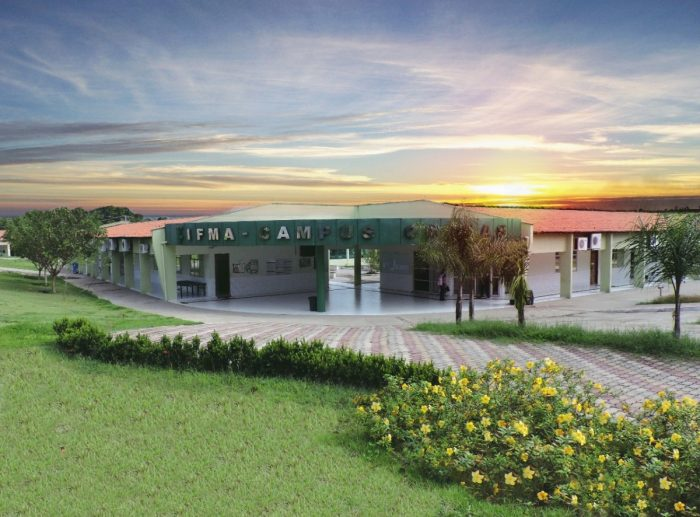
#> input picture ifma-caxias.jpg, 700 x 517 px
$ python '26-Fourier Mask.py'
#> lines starting #> are read from the running program, lines starting #| are printed output that depends on the picture; after the words box and inside, x2 and y2 are one past the last pixel; in counts of white or black regions, pixels touching at a corner belong together
import numpy as np
import cv2

img = cv2.imread('ifma-caxias.jpg',0)
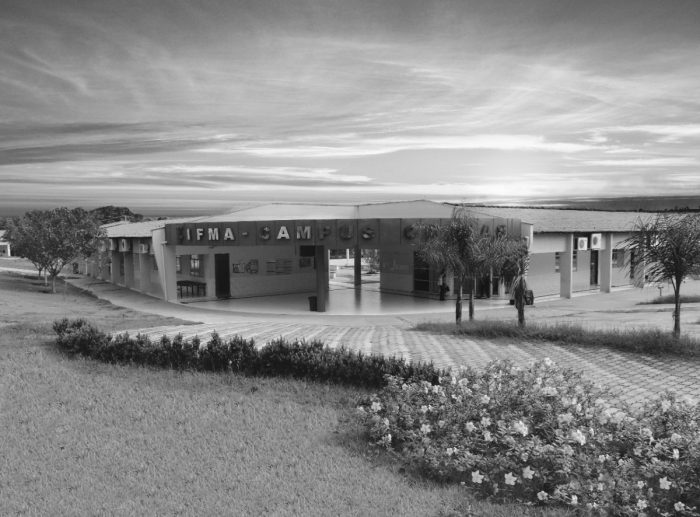
#> img: shape (517, 700); min 14, max 252, mean 137.8

dft = np.fft.fft2(img)
dft_shift = np.fft.fftshift(dft)

magnitude_spectrum = np.log(np.abs(dft_shift))/20
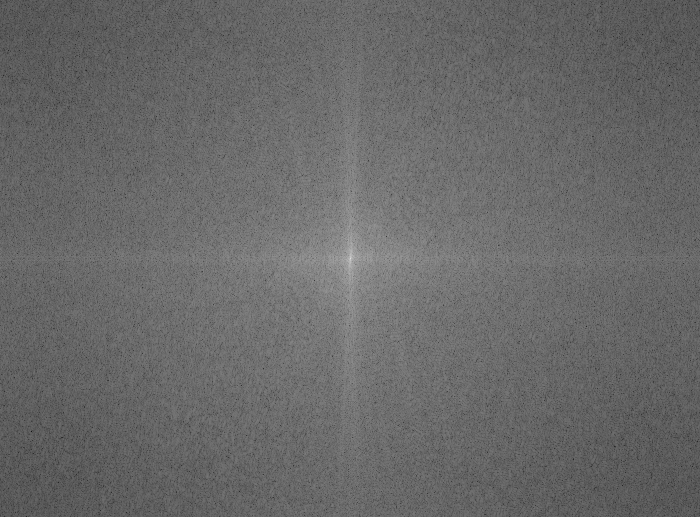
#> magnitude_spectrum: shape (517, 700) float64; min 0.0716, max 0.886, mean 0.412

radius = 32
mask = np.zeros_like(img)
cy = mask.shape[0] // 2
#> cy = 258
cx = mask.shape[1] // 2
#> cx = 350
cv2.circle(mask, (cx,cy), radius, (255,255,255), -1)[0]
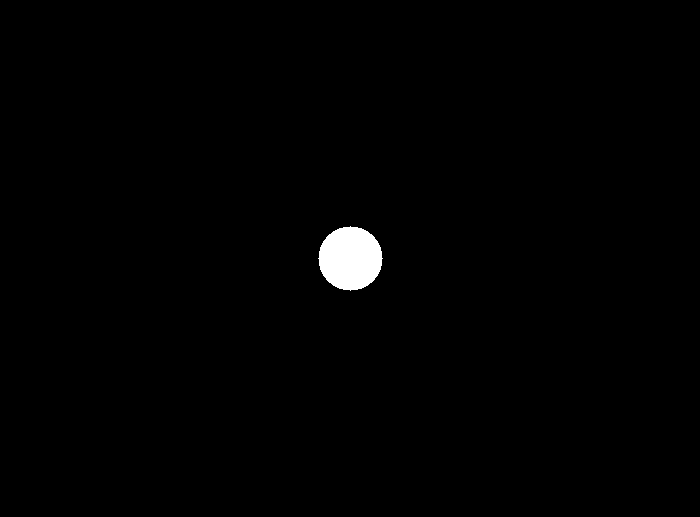
#> mask: shape (517, 700); 0.89% white; 1 white region, box (x1, y1, x2, y2) and area: (318, 226, 383, 291) 3209
mask = 255 - mask
mask = cv2.GaussianBlur(mask, (19,19), 0)

dft_shift_masked = np.multiply(dft_shift,mask) / 255
back_ishift = np.fft.ifftshift(dft_shift)
back_ishift_masked = np.fft.ifftshift(dft_shift_masked)

img_filtered = np.fft.ifft2(back_ishift_masked)
img_filtered = np.abs(3*img_filtered).clip(0,255).astype(np.uint8)
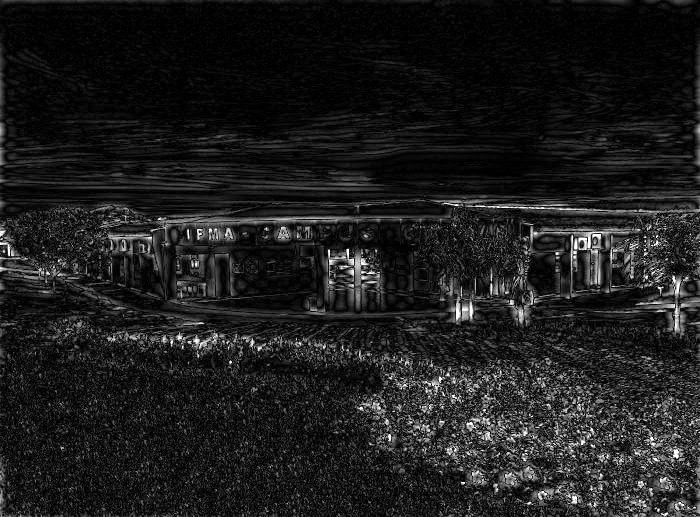
#> img_filtered: shape (517, 700); min 0, max 255, mean 29.6


cv2.imshow("Imagem", img)
cv2.imshow("Espectro", magnitude_spectrum)
cv2.imshow("Mascara", mask)
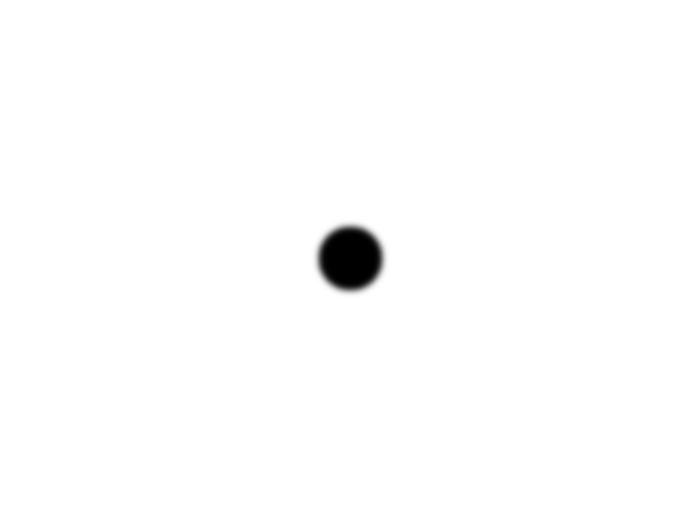
#> window 'Mascara': shape (517, 700); min 0, max 255, mean 252.7
cv2.imshow("Resultado", img_filtered)

cv2.waitKey(0)
cv2.destroyAllWindows()

$ run again, with faces.jpg copied over ifma-caxias.jpg
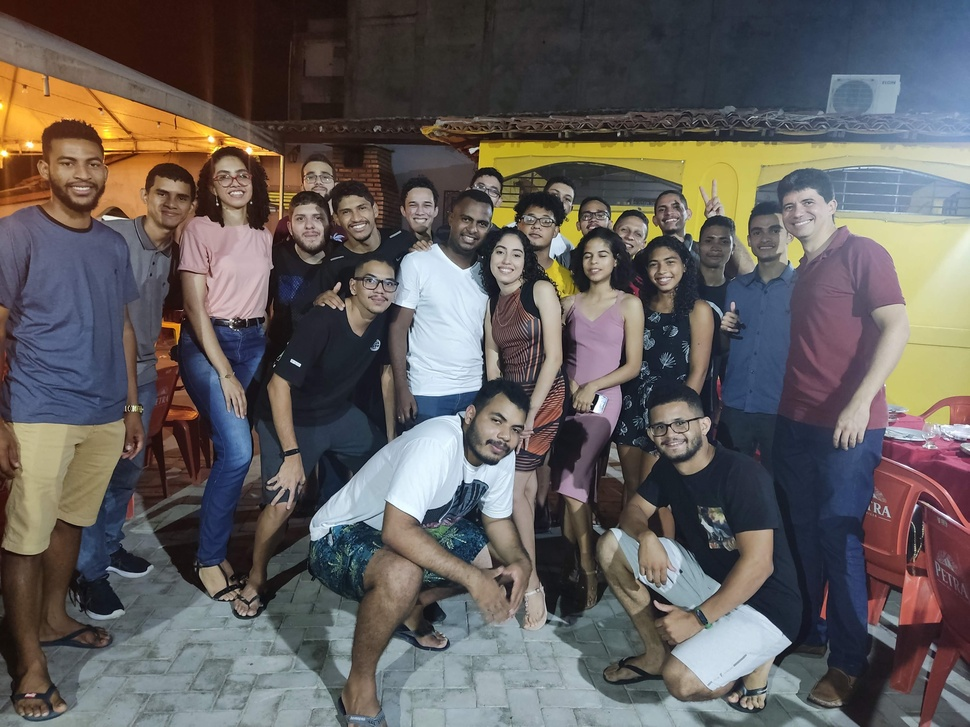
#> input picture faces.jpg, 970 x 727 px, shrunk from 4000 x 3000 before the run
#> `cv2.circle(mask, (cx,cy), radius, (255,255,255), -1)[0]`:
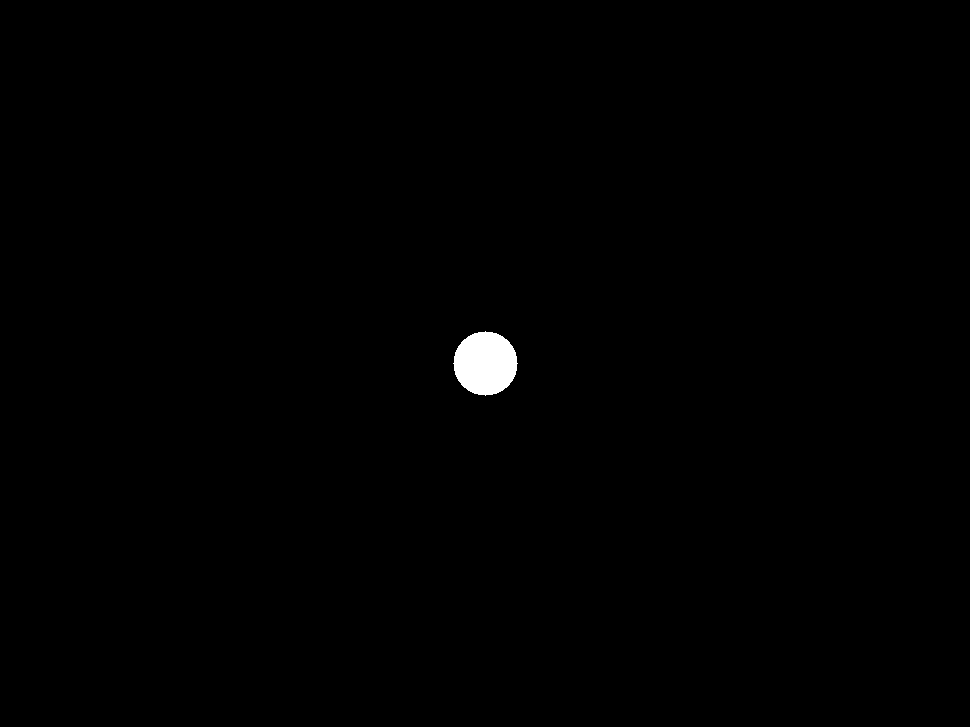
#> mask: shape (727, 970); 0.46% white; 1 white region, box (x1, y1, x2, y2) and area: (453, 331, 518, 396) 3209
#> `cv2.imshow("Mascara", mask)`:
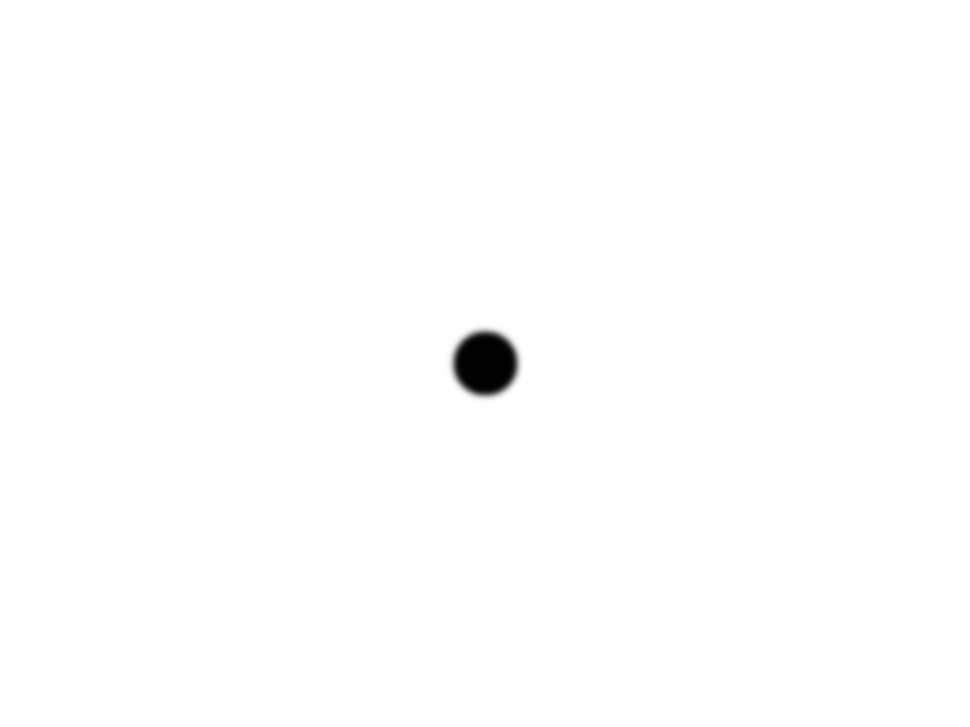
#> window 'Mascara': shape (727, 970); min 0, max 255, mean 253.8

$ run again, with noise.jpg copied over ifma-caxias.jpg
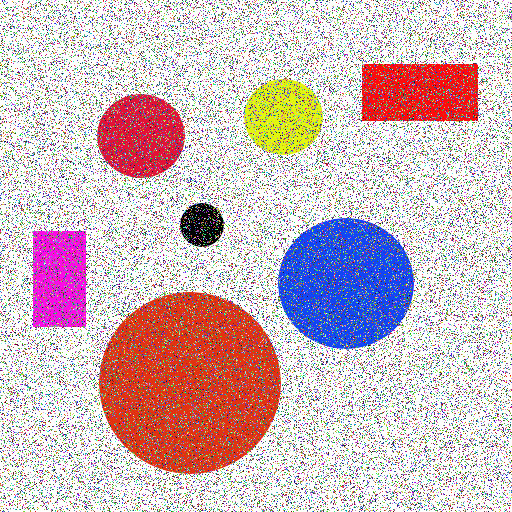
#> input picture noise.jpg, 512 x 512 px
#> `cv2.circle(mask, (cx,cy), radius, (255,255,255), -1)[0]`:
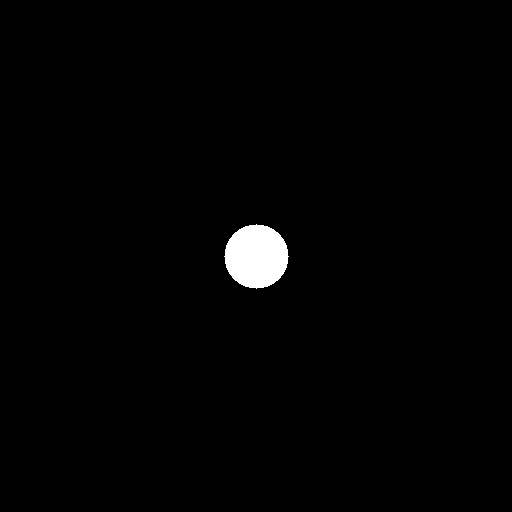
#> mask: shape (512, 512); 1.2% white; 1 white region, box (x1, y1, x2, y2) and area: (224, 224, 289, 289) 3209
#> `cv2.imshow("Mascara", mask)`:
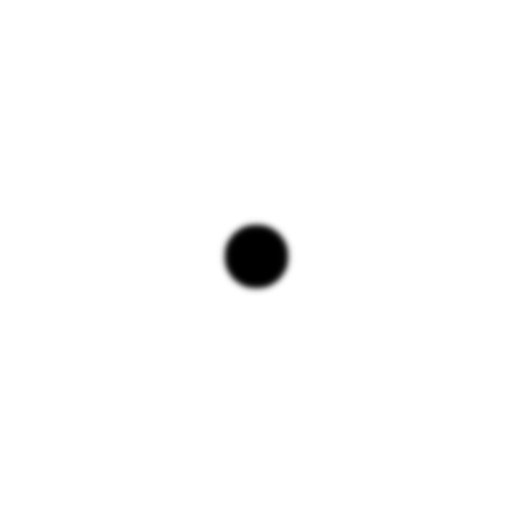
#> window 'Mascara': shape (512, 512); min 0, max 255, mean 251.9
